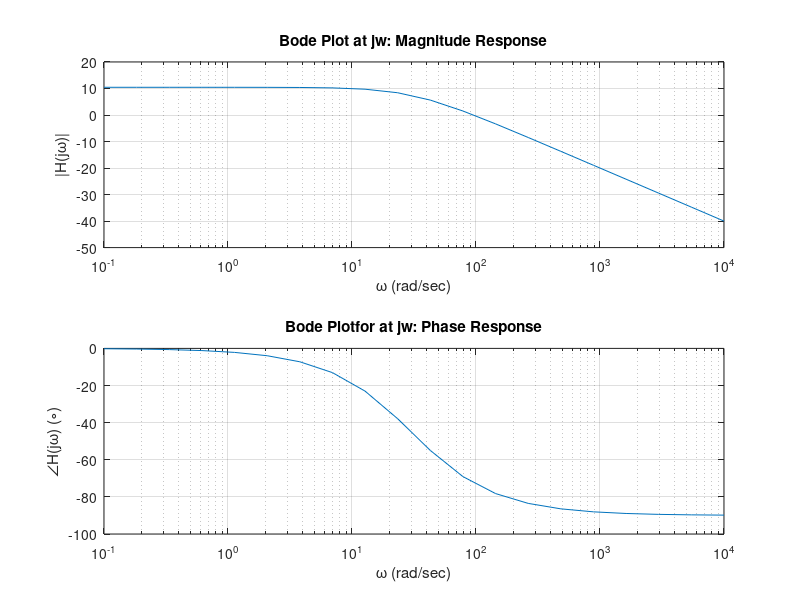
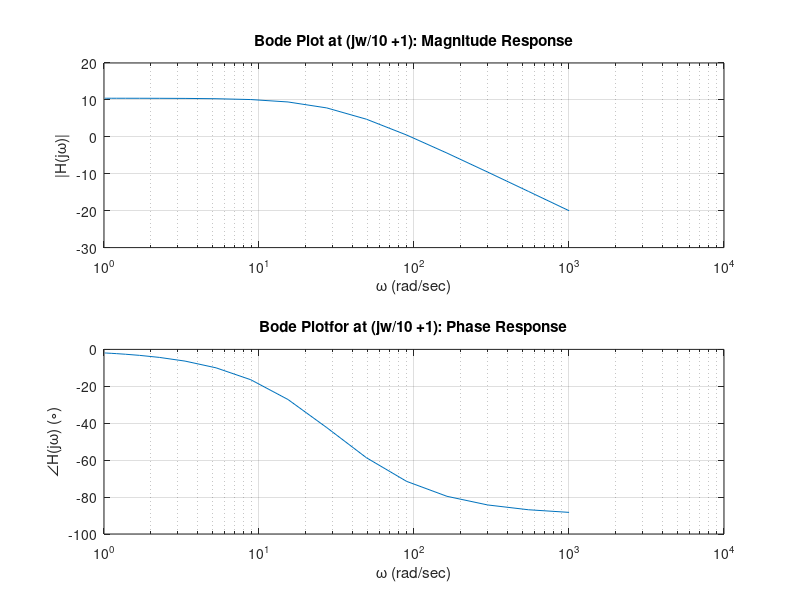
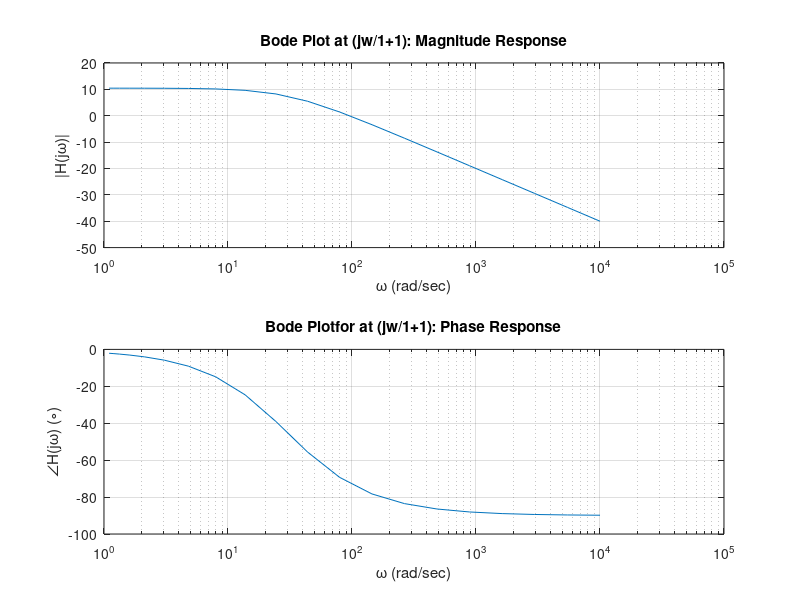
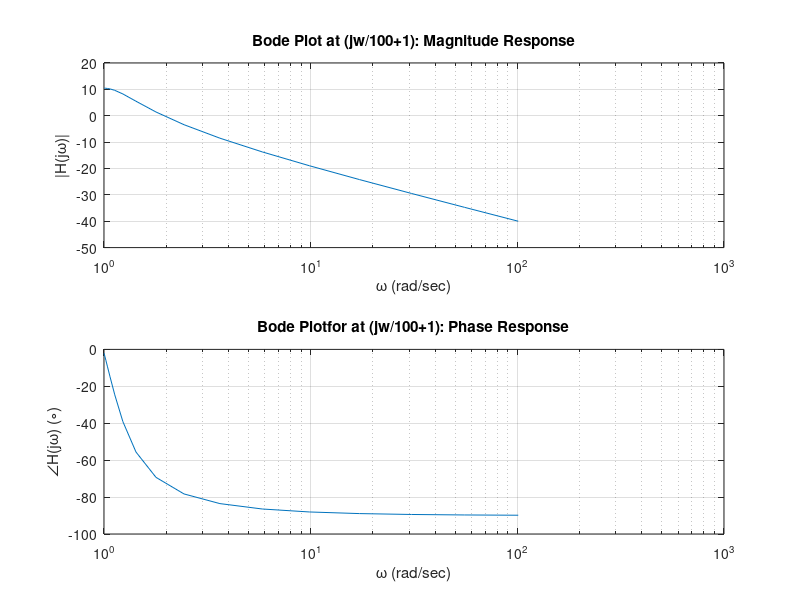

The MATLAB source for these figures, in order:
clc
clear all
close all
% part01
w = logspace(-1,4,20);
H1=100./(j*w + 30);
figure(1)
subplot(2,1,1);
semilogx(w,20*log10(abs(H1)));
xlabel('\omega (rad/sec)')
ylabel('|H(j\omega)|')
title('Bode Plot at jw: Magnitude Response');
grid on 
subplot(2,1,2);
semilogx(w,unwrap(angle(H1))*180/pi);
xlabel('\omega (rad/sec)'); 
ylabel('\angleH(j\omega) (\circ)'); 
title('Bode Plotfor at jw: Phase Response');
grid on

% part02
w2=(w/10 +1)
H2=100./(j*w2 + 30);
figure(2)
subplot(2,1,1);
semilogx(w2,20*log10(abs(H2)));
xlabel('\omega (rad/sec)')
ylabel('|H(j\omega)|')
title('Bode Plot at (jw/10 +1): Magnitude Response');
grid on 
subplot(2,1,2);
semilogx(w2,unwrap(angle(H2))*180/pi);
xlabel('\omega (rad/sec)'); 
ylabel('\angleH(j\omega) (\circ)'); 
title('Bode Plotfor at (jw/10 +1): Phase Response');
grid on

% part03
w3=(w/1+1);
H3=100./(j*w3 + 30);
figure(3)
subplot(2,1,1);
semilogx(w3,20*log10(abs(H3)));
xlabel('\omega (rad/sec)')
ylabel('|H(j\omega)|')
title('Bode Plot at (jw/1+1): Magnitude Response');
grid on 
subplot(2,1,2);
semilogx(w3,unwrap(angle(H3))*180/pi);
xlabel('\omega (rad/sec)'); 
ylabel('\angleH(j\omega) (\circ)'); 
title('Bode Plotfor at (jw/1+1): Phase Response');
grid on


% part04
w4=(w/100+1);
H4=100./(j*w3 + 30);
figure(4)
subplot(2,1,1);
semilogx(w4,20*log10(abs(H4)));
xlabel('\omega (rad/sec)')
ylabel('|H(j\omega)|')
title('Bode Plot at (jw/100+1): Magnitude Response');
grid on 
subplot(2,1,2);
semilogx(w4,unwrap(angle(H4))*180/pi);
xlabel('\omega (rad/sec)'); 
ylabel('\angleH(j\omega) (\circ)'); 
title('Bode Plotfor at (jw/100+1): Phase Response');
grid on
% overall responce
H=H1+H2+H3+H4;
figure(5)
subplot(2,1,1);
semilogx(w,20*log10(abs(H)));
xlabel('\omega (rad/sec)')
ylabel('|H(j\omega)|')
title('Bode Plot Overall: Magnitude Response');
grid on 
subplot(2,1,2);
semilogx(w,unwrap(angle(H))*180/pi);
xlabel('\omega (rad/sec)'); 
ylabel('\angleH(j\omega) (\circ)'); 
title('Bode Plotfor Overall: Phase Response');
grid on


